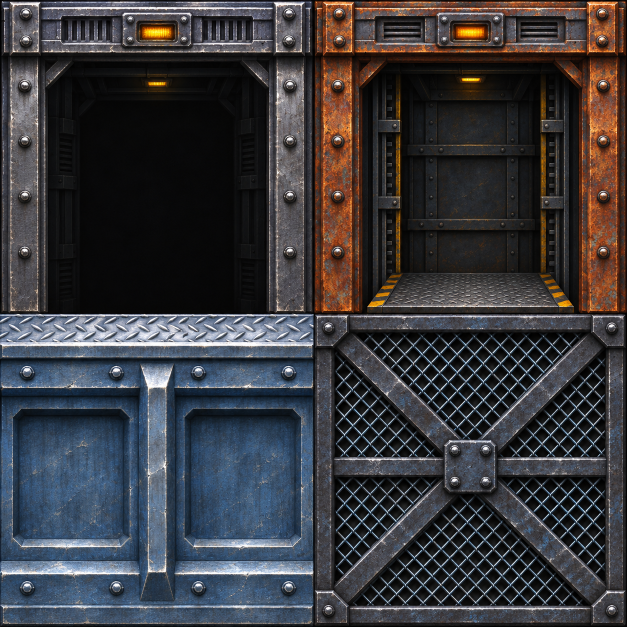
#> input picture art/area8-facilities-v0152.png, 1254 x 1254 px (shown at 1/2 size)
$ python -i build_v0154.py   (imports and definitions only)
#> lines starting #> are read from the running program, lines starting #| are printed output that depends on the picture
### scripts/build_v0150.py
"""Build the Area 8 pack from the approved v0.14.1 assets and recorded room layouts."""
from collections import defaultdict
from functools import lru_cache
from pathlib import Path
import argparse, hashlib, json, re, shutil
import numpy as np
from PIL import Image, ImageDraw, ImageEnhance, ImageOps
from scipy.ndimage import gaussian_filter

ROOT = Path(__file__).resolve().parents[1]
ART = ROOT / 'art'
DATA = ROOT / 'capture/area8'
ATLAS = 'area8-machinery-v0150.png'
WALL = 'area8-machinery-wall-v0150.png'
NORMAL = 'area8&!worldmap&!equipment&!title&!radio&!areaClear'
FIELD = NORMAL + '&!a8Core&!a8RadioA&!a8RadioB&!a8Menu'
EMPTY = '0' * 32
CLEAR = Image.new('RGBA', (32,32))
#> CLEAR: PIL image 32x32 RGBA; every value is 0
LANCZOS = Image.Resampling.LANCZOS

def split(line,tag):
    guard,raw=line.split(tag)
    return guard.strip('[]').split('&') if guard else [],raw.split(',')

class Pack:
    # [15 lines left out: function __init__, not called in this run]
    def condition(self,name,rule):
        assert name not in self.conditions or self.conditions[name]==rule
        self.conditions[name]=rule;return name
    # [15 lines left out: functions near, graphics, not called in this run]
    def tile(self,guard,k,c,art):
        idx,x,y=art if isinstance(art,tuple) else self.graphics(art)
        self.tiles.append((f'[{guard}]' if guard else '')+f'<tile>{idx},{k},{c},{x},{y},1,N')
    # [7 lines left out: function virtual, not called in this run]
    def art(self,f):
        i,x,y=map(int,(f[0],f[3],f[4]));return self.sheets[i].crop((x,y,x+32,y+32))
    # [13 lines left out: function finish, not called in this run]

def bits(k):
    a=np.unpackbits(np.frombuffer(bytes.fromhex(k),np.uint8)).reshape(16,8)
    return a[:8]+2*a[8:]

def tone(im,v):
    a=im.getchannel('A');im=ImageEnhance.Brightness(im.convert('RGB')).enhance(v).convert('RGBA');im.putalpha(a);return im

# [129 lines left out: functions bronze, terrain, recolor_cloth, approved_blue_cells, not called in this run]

def blue_uniform(im):
    match=approved_blue_cells().get(im.tobytes())
    return match if match is not None else im

# [66 lines left out: function transplant, not called in this run]

def cropped(im):
    box=im.getchannel('A').point(lambda a:255 if a>55 else 0).getbbox()
    return im.crop(box)

# [127 lines left out: functions parachutist, new_actors, build, not called in this run]
# [3 lines that do not run on import are left out]

### scripts/build_v0154.py
"""Render Area 8's airborne soldiers from their live object slots and restore the goal insignia."""
import argparse
import shutil
from pathlib import Path

import numpy as np
from PIL import Image, ImageOps

from build_v0150 import ART, NORMAL, cropped, recolor_cloth
from build_v0153 import faded

HEAD_BLUE='000201077C3C3C3F003E7F7F7F07372F'
HEAD_RED='00020101717F3E3F003E7F7F7F3F0A1F'
CANOPY=('00000000031F3F7F0000000002091224','7F44FFFFFDFC7E7E24FF44EEB5B45A5A','FCFCF8F8F0E0E0E0D4B4A8A8F0202020')
TORSO_BLUE=('00001EBFBFC1C1E300001EAFBFFFFFFF','13060606033F07131F3F3F3F3F3C1C1E','7F313179FDFDFFFCFFFFDF8F87E7070C')
TORSO_RED=('0020FF0107FF070300E0FFFFFDFC0403','3C18FE8387FFDFFF77FFFFFFFF7178F8','40202071F9FFFFF3C0E0E09F1F8F0F13')
LEGS=('0F010100380F040C0F0F1F3F3F7FFFFF','3030E80808F02020F0F0F8F8F8F0E0E0','128A71787878F8F8F3FB7178787878F8','601018FC7E1E1E3CE0F0F8FC7E1E0E3C','00000000000001030000000000000103')
EAGLE=('FBF478FDFBC2F2F50AFD85FEE6C3F3CD','DF2F5EBEDC414DBC10BFE17E64C1CDA0')
SLOTS=(8,9,10)

# [26 lines left out: function artwork, not called in this run]

def build(source,dest):
    dest.mkdir(exist_ok=True,parents=True)
    lines=(source/'hires.txt').read_text().splitlines()
    assert 'v0.15.3' in lines[0]
    for f in source.iterdir():
        if f.name not in ('hires.txt','README.txt'):shutil.copyfile(f,dest/f.name)
    sheets=[q[5:]for q in lines if q.startswith('<img>')]
    eagle=sheets.index('boss-door-eagle-v0115.png')
    rules=[]; cond={}
    def condition(spec):
        if spec not in cond:cond[spec]='p54'+str(len(cond))
        return cond[spec]
    def reg(addr,n,mask=255):
        return condition(f'memoryCheckConstant,{addr:04X},==,{n:02X},{mask:02X}')
    # [5 lines left out: function bound, not called in this run]
    for j,k in enumerate(EAGLE):
        for level,bright in enumerate((1,.58,.24)):
            rules.append(f'[{NORMAL}]<tile>{eagle},{k},{faded("0F261606",level)},{32*j},0,{bright},N')
    names=artwork(dest)

    enable=condition('ppuMemoryCheckConstant,3F1D,==,30')
    pieces={}
    def piece(key,pal,offset):
        pieces.setdefault((key,pal),set()).add(offset)
    # Relative position of the original 8x8 body pieces in native screen pixels.
    for head,torso,colors in [(HEAD_BLUE,TORSO_BLUE,('FF30210F',)),(HEAD_RED,TORSO_RED,('FF36150F','FF36160F','FF30160F','FF30150F','FF30210F'))]:
        for pal in colors:
            piece(head,pal,(0,-16))
            for j,k in enumerate(torso):piece(k,pal,(0,-16 if head==HEAD_BLUE and j==0 else -8))
            for j,k in enumerate(LEGS):piece(k,pal,(0,0 if j<2 else 8))
    physical=dict(pieces)
    canopy_keys=set()
    for k in CANOPY:
        for pal in ('FF30210F','FF30150F','FF30160F'):canopy_keys.add((k,pal))
    for line in lines:
        if not line.startswith('<addition>'):continue
        key,pal,x,y,v,vc,_=line[10:].split(',')
        if (key,pal) in physical:
            for _,dy in physical[key,pal]:piece(v,vc,(abs(int(x)),dy+int(y)))
        if (key,pal) in canopy_keys:canopy_keys.add((v,vc))
    clear='6,{},{},96,0,1,N'
    for k,pal in sorted(canopy_keys):
        rules.append(f'[{NORMAL}]<tile>'+clear.format(k,pal))
    # Retire the head-owned seated fallback. The on-foot actor can now select its
    # established standing/throwing artwork even when only its helmet survives.
    gold=NORMAL+'&a8BgA22&a8BgB37'
    owned={q[10:].split(',')[4] for q in lines if q.startswith('<addition>'+HEAD_BLUE+',FF30210F,')}
    # [4 lines left out: function obsolete, not called in this run]
    lines=[q for q in lines if not obsolete(q)]
    # Cache conditions by body-piece offsets. Hide only the native pieces near
    # that individual descending object, including partial OAM lists.
    for slot in SLOTS:
        active=reg(0x536+slot,1); air=reg(0x5e4+slot,0x90,0xDD)
        # The two actual parachute pose indices are 92 (rifle) and B0 (grenadier).
        # These two exclusions keep other animation indices out of the shared mask.
        exact=[air,'!'+reg(0x5e4+slot,0x90),'!'+reg(0x5e4+slot,0xB2)]
        valid=[active,air,reg(0x55c+slot,0),reg(0x596+slot,0),'area8']
        for x in range(0,256,32):
            cx=reg(0x56f+slot,x,224)
            for y in range(0,256,16):
                cy=reg(0x5a9+slot,y,240)
                for (k,pal),offs in pieces.items():
                    pad=max(v[0] for v in offs)
                    y0=min(v[1] for v in offs);y1=max(v[1] for v in offs)
                    if y+15+y1+8<0 or y+y0-8>239:continue
                    xs=bound('X',x-17-pad,x+31+10+pad)
                    ys=bound('Y',y+y0-8,y+15+y1+8)
                    guard='&'.join([air,cx,cy,*xs,*ys,active,'area8',*exact[1:]])
                    rules.append(f'[{guard}]<tile>'+clear.format(k,pal))
        # One compositing layer per game slot keeps simultaneous drops independent.
        # Place the complete figure as a single image. Its boots meet the floor at Y+16.
        for x in range(0,256,4):
            cx=reg(0x56f+slot,x,252)
            for y in range(0,256,2):
                cy=reg(0x5a9+slot,y,254)
                for c in ('b','r'):
                    for f in (0,1):
                        face=reg(0x633+slot,f,1)
                        pose=reg(0x5e4+slot,0xB0 if c=='b' else 0x92)
                        g='&'.join([pose,cx,cy,active,*valid[2:],enable,face,'screenEnabled'])
                        rules.append(f'[{g}]<background>{names[c,f]},1,0,0,{20+slot-8},{256-x},{256-y}')
    at=next(i for i,s in enumerate(lines)if '<tile>'in s)
    lines[at:at]=[*(f'<condition>{n},{spec}'for spec,n in cond.items()),*rules]
    lines[0]='# Bionic Commando HD v0.15.4 - Area 8 paratroopers and boss entrance'
    (dest/'hires.txt').write_text('\n'.join(lines)+'\n')
    note=(source/'README.txt').read_text().replace('v0.15.3','v0.15.4',1)
    note=note.replace('NEW IN THIS BUILD\n','NEW IN THIS BUILD\nArea 8 paratroopers use the established canopy and full soldier artwork throughout descent. The final reactor entrance carries the brass eagle.\n\nPREVIOUS BUILDS\n',1)
    (dest/'README.txt').write_text(note)
# [4 lines not run here, left out]

>>> import cv2
>>> picture = cv2.imread('../art/area8-facilities-v0152.png', cv2.IMREAD_GRAYSCALE)
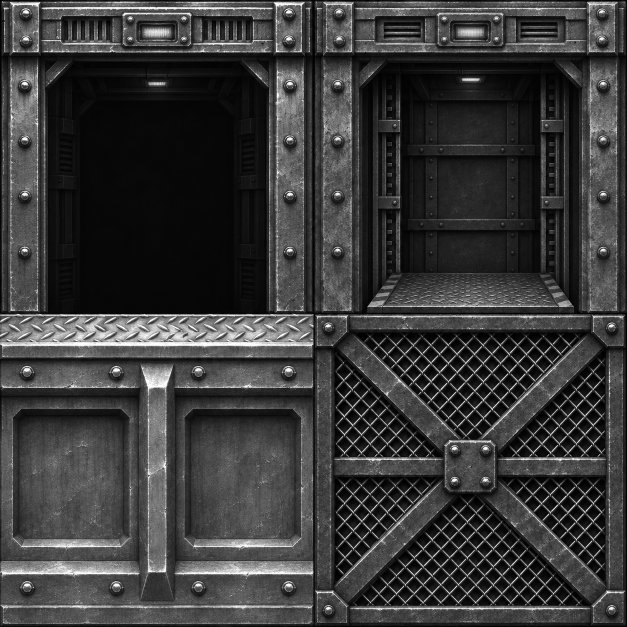
#> picture: shape (1254, 1254) (shown at 1/2 size); min 0, max 255, mean 57.8
>>> result = build(picture, 'out.png')
#> (the run stopped early here; a loop or call above may not have finished)

$ run again, on art/area13-distance-v073.png
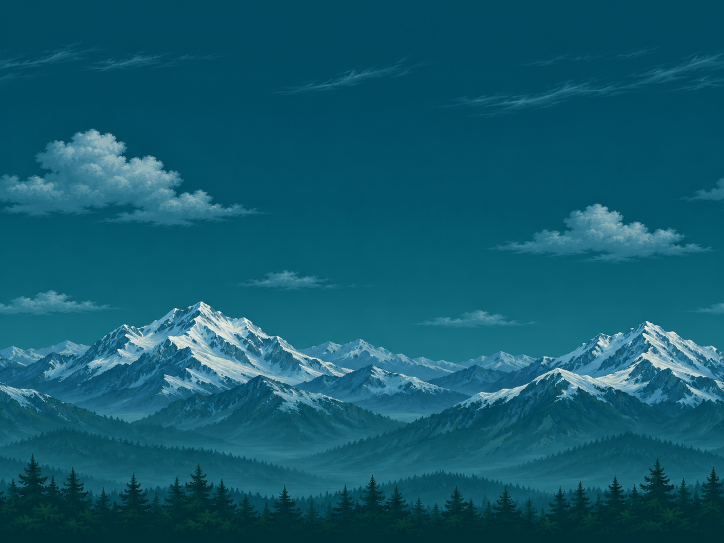
#> input picture art/area13-distance-v073.png, 1448 x 1086 px (shown at 1/2 size)
#> CLEAR: PIL image 32x32 RGBA; every value is 0
#> `picture = cv2.imread('../art/area8-facilities-v0152.png', cv2.IMREAD_G..`:
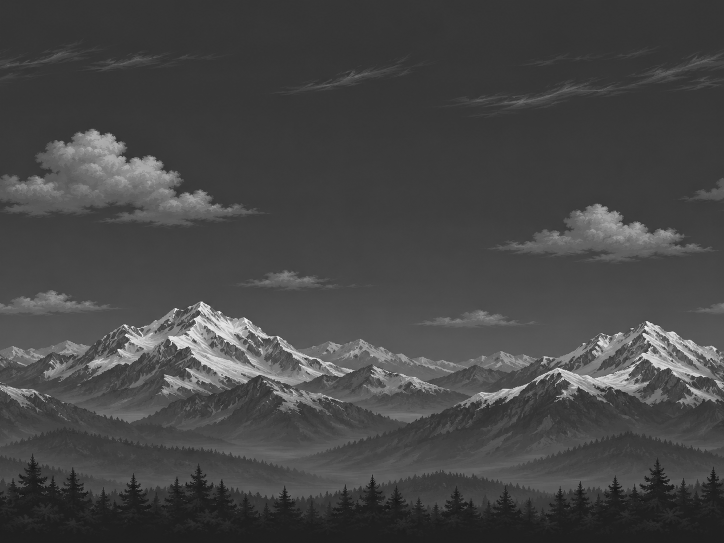
#> picture: shape (1086, 1448) (shown at 1/2 size); min 10, max 254, mean 70
